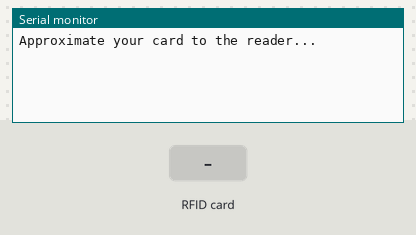
Bench run of a sketch on a simulated Arduino Mega 2560, built with avr-gcc and run on an emulated ATmega2560. Parts: the last lines printed to the serial monitor. The inputs (shaded band) are chosen by the test bench.

Above: at 1.2 s.
1.3 s: RFID card A4 89 16 CB held to the reader
At 2.5 s:
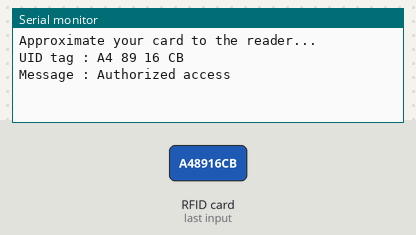
2.8 s: RFID card EA 30 A3 2E held to the reader
At 5.3 s:
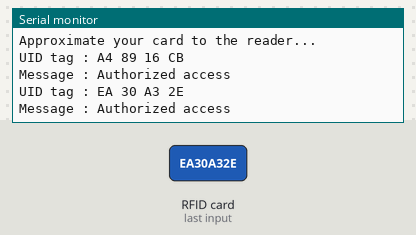
5.8 s: RFID card 42 24 99 22 held to the reader
At 7.8 s:
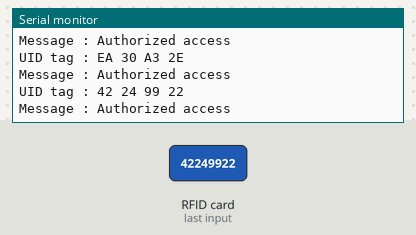
8.8 s: RFID card 5E 7A 19 C4 held to the reader
At 11.4 s:
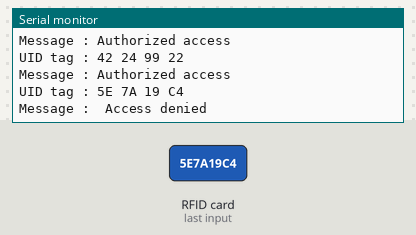

The sketch:

RFID_test.ino
```cpp
#include <SPI.h>
#include <MFRC522.h>

#define SS_PIN 53 //SDA
#define RST_PIN 5
MFRC522 mfrc522(SS_PIN, RST_PIN);   // Create MFRC522 instance.

void setup() {
  Serial.begin(9600);   // Initiate a serial communication
  SPI.begin();      // Initiate  SPI bus
  mfrc522.PCD_Init();   // Initiate MFRC522
  Serial.println("Approximate your card to the reader...");
  Serial.println();

}
void loop() {
      // Look for new cards
      if ( ! mfrc522.PICC_IsNewCardPresent()) {
        return;
      }
      // Select one of the cards
      if ( ! mfrc522.PICC_ReadCardSerial()) {
        return;
      }
      //Show UID on serial monitor
      Serial.print("UID tag :");
      String content= "";
      byte letter;
      for (byte i = 0; i < mfrc522.uid.size; i++){
         Serial.print(mfrc522.uid.uidByte[i] < 0x10 ? " 0" : " ");
         Serial.print(mfrc522.uid.uidByte[i], HEX);
         content.concat(String(mfrc522.uid.uidByte[i] < 0x10 ? " 0" : " "));
         content.concat(String(mfrc522.uid.uidByte[i], HEX));
      }
      Serial.println();
      Serial.print("Message : ");
      content.toUpperCase();
      if ((content.substring(1) == "A4 89 16 CB") ||
          (content.substring(1) == "EA 30 A3 2E") ||
          (content.substring(1) == "42 24 99 22") ||
          (content.substring(1) == "0B FD F8 65") ||
          (content.substring(1) == "A3 97 BB EC") ||
          (content.substring(1) == "53 37 F9 65")){
           //change here the UID of the card/cards that you want to give access
        Serial.println("Authorized access");
        Serial.println();
        delay(3000);
      }

     else {
        Serial.println(" Access denied");
        delay(3000);
      }
}
```

Measured:
- after the input at 1.3 s, the serial monitor: prints a new line at once (image 1)
- after the input at 2.8 s, the serial monitor: prints a new line after 1.5 s (image 2)
- after the input at 5.8 s, the serial monitor: prints a new line after 1.5 s (image 3)
- after the input at 8.8 s, the serial monitor: prints a new line after 1.5 s (image 4)
